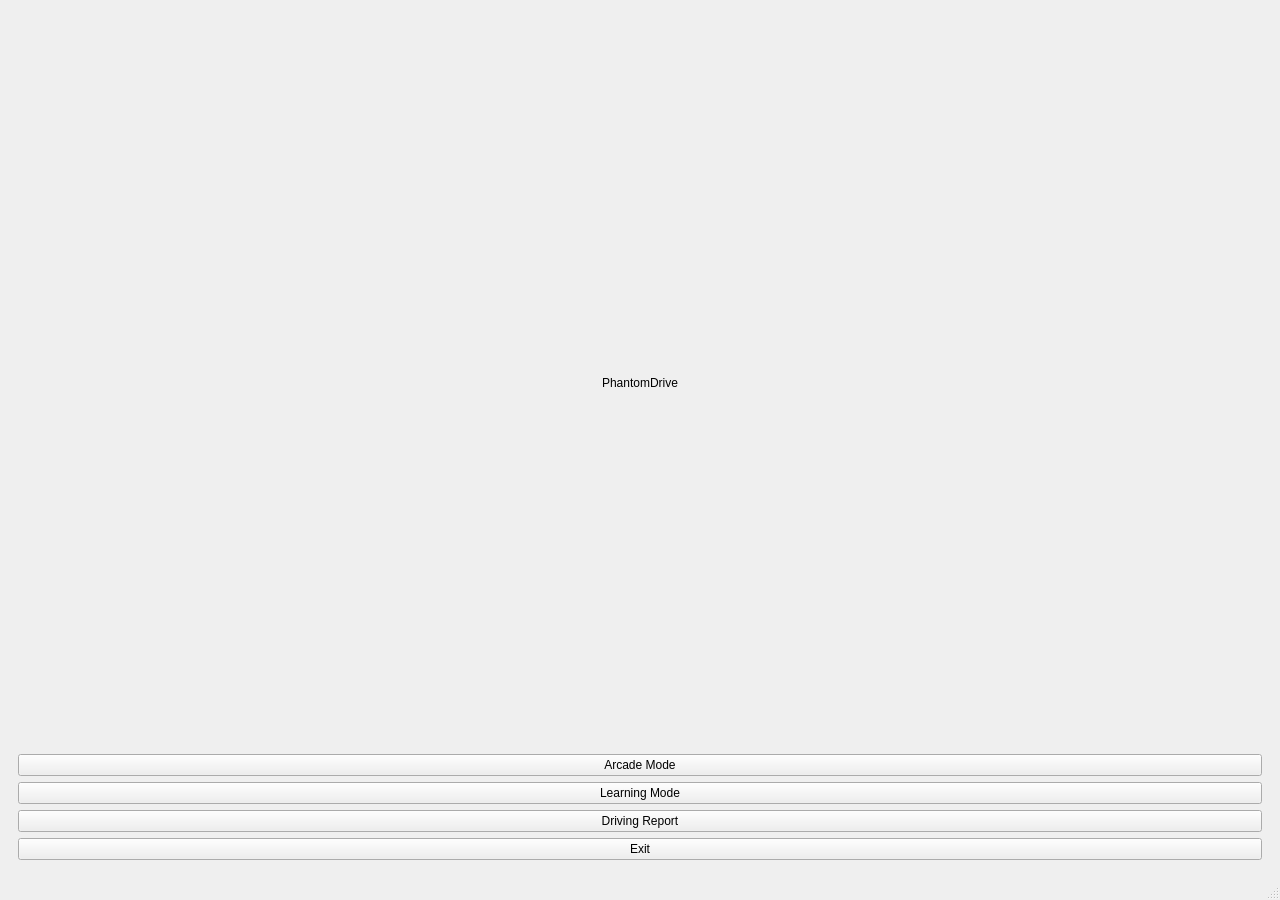
<?xml version="1.0" encoding="UTF-8"?>
<ui version="4.0">
 <class>MainWindow</class>
 <widget class="QMainWindow" name="MainWindow">
    <property name="geometry">
   <rect>
    <x>0</x>
    <y>0</y>
    <width>1280</width>
    <height>900</height>
   </rect>
  </property>
  <property name="windowTitle">
   <string>PhantomDrive</string>
  </property>
  <widget class="QWidget" name="centralwidget">
   <layout class="QVBoxLayout" name="rootLayout">
    <item>
     <widget class="QStackedWidget" name="stackedWidget">
      <property name="currentIndex">
       <number>0</number>
      </property>
      <widget class="QWidget" name="pageMenu">
       <layout class="QGridLayout" name="menuGridLayout">
        <item row="0" column="0">
         <widget class="QLabel" name="label">
          <property name="text">
           <string>PhantomDrive</string>
          </property>
          <property name="alignment">
           <set>Qt::AlignmentFlag::AlignCenter</set>
          </property>
         </widget>
        </item>
        <item row="1" column="0">
         <layout class="QVBoxLayout" name="verticalLayout">
          <item>
           <widget class="QPushButton" name="btn_Arcade">
            <property name="text">
             <string>Arcade Mode</string>
            </property>
           </widget>
          </item>
          <item>
           <widget class="QPushButton" name="btn_Learn">
            <property name="text">
             <string>Learning Mode</string>
            </property>
           </widget>
          </item>
          <item>
           <widget class="QPushButton" name="btn_History">
            <property name="text">
             <string>Driving Report</string>
            </property>
           </widget>
          </item>
          <item>
           <widget class="QPushButton" name="btn_Exit">
            <property name="text">
             <string>Exit</string>
            </property>
           </widget>
          </item>
         </layout>
        </item>
       </layout>
      </widget>
      <widget class="QWidget" name="pageGame">
       <layout class="QVBoxLayout" name="gamePageLayout">
        <property name="spacing">
         <number>4</number>
        </property>
        <property name="leftMargin">
         <number>8</number>
        </property>
        <property name="topMargin">
         <number>8</number>
        </property>
        <property name="rightMargin">
         <number>8</number>
        </property>
        <property name="bottomMargin">
         <number>8</number>
        </property>
        <item>
         <layout class="QHBoxLayout" name="hudLayout">
          <property name="spacing">
           <number>12</number>
          </property>
          <item>
           <widget class="QLabel" name="label_Speed">
            <property name="text">
             <string>Speed: -- km/h</string>
            </property>
           </widget>
          </item>
          <item>
           <widget class="QLabel" name="label_Limit">
            <property name="text">
             <string>Limit: -- km/h</string>
            </property>
           </widget>
          </item>
          <item>
           <widget class="QLabel" name="label_">
            <property name="text">
             <string>Light: --</string>
            </property>
           </widget>
          </item>
          <item>
           <spacer name="hudSpacer">
            <property name="orientation">
             <enum>Qt::Orientation::Horizontal</enum>
            </property>
            <property name="sizeHint" stdset="0">
             <size>
              <width>20</width>
              <height>20</height>
             </size>
            </property>
            <property name="minimumSize">
             <size>
              <width>20</width>
              <height>0</height>
             </size>
            </property>
           </spacer>
          </item>
          <item>
           <widget class="QLabel" name="label_ModeTitle">
            <property name="text">
             <string>ARCADE MODE</string>
            </property>
            <property name="alignment">
             <set>Qt::AlignmentFlag::AlignCenter</set>
            </property>
            <property name="minimumSize">
             <size>
              <width>200</width>
              <height>0</height>
             </size>
            </property>
           </widget>
          </item>
          <item>
           <spacer name="hudSpacer2">
            <property name="orientation">
             <enum>Qt::Orientation::Horizontal</enum>
            </property>
            <property name="sizeHint" stdset="0">
             <size>
              <width>20</width>
              <height>20</height>
             </size>
            </property>
            <property name="minimumSize">
             <size>
              <width>20</width>
              <height>0</height>
             </size>
            </property>
           </spacer>
          </item>
          <item>
           <widget class="QPushButton" name="btn_Back">
            <property name="text">
             <string>Back</string>
            </property>
            <property name="minimumSize">
             <size>
              <width>0</width>
              <height>52</height>
             </size>
            </property>
           </widget>
          </item>
          <item>
           <widget class="QPushButton" name="btn_FinishDrive_Top">
            <property name="text">
             <string>Finish Drive</string>
            </property>
            <property name="minimumSize">
             <size>
              <width>0</width>
              <height>52</height>
             </size>
            </property>
           </widget>
          </item>
          <item>
           <widget class="QPushButton" name="btn_ExitGame_Top">
            <property name="text">
             <string>Exit Game</string>
            </property>
            <property name="minimumSize">
             <size>
              <width>0</width>
              <height>52</height>
             </size>
            </property>
           </widget>
          </item>
         </layout>
        </item>
       </layout>
      </widget>
      <widget class="QWidget" name="pageReport">
       <layout class="QVBoxLayout" name="reportPageLayout">
        <property name="spacing">
         <number>0</number>
        </property>
        <property name="leftMargin">
         <number>0</number>
        </property>
        <property name="topMargin">
         <number>0</number>
        </property>
        <property name="rightMargin">
         <number>0</number>
        </property>
        <property name="bottomMargin">
         <number>0</number>
        </property>
       </layout>
      </widget>
     </widget>
    </item>
   </layout>
  </widget>
  <widget class="QMenuBar" name="menubar"/>
  <widget class="QStatusBar" name="statusbar"/>
 </widget>
 <resources/>
 <connections/>
</ui>
